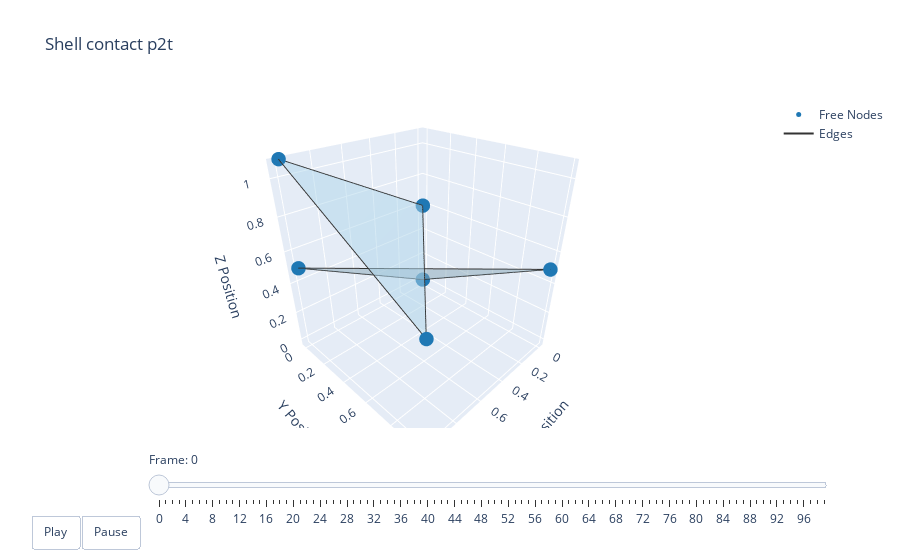

Notebook code cell kept with this figure:
### Code cell
t = np.arange(robot.sim_params.total_time, step=robot.sim_params.dt)
options = dismech.AnimationOptions(title='Shell contact p2t')

fig = dismech.get_interactive_animation_plotly(robot, t, qs, options)
fig.show()

### Figure 1 — Plotly figure (JSON) as saved in the notebook; plotly's stock layout.template omitted (floating-point values rounded to 4 significant figures)
{"data": [{"marker": {"color": "#1f78b4", "size": 5}, "mode": "markers", "name": "Free Nodes", "type": "scatter3d", "x": [0.0, 1.0, 0.0, -2.226e-18, 1.0, 1.0], "y": [0.0, 0.0, 1.0, -2.026e-18, -8.465e-18, 1.0], "z": [0.0, 0.5, 0.5, 0.595, 1.095, 0.595]}, {"marker": {"color": "#e31a1c", "size": 5}, "mode": "markers", "name": "Fixed Nodes", "type": "scatter3d", "x": [], "y": [], "z": []}, {"line": {"color": "#333333", "width": 2}, "mode": "lines", "name": "Edges", "type": "scatter3d", "x": [1, 0, null, 0, 0, null, 0, 1, null, 1, 1, null, 1, -2.226e-18, null, -2.226e-18, 1, null], "y": [0, 1, null, 1, 0, null, 0, 0, null, -8.465e-18, 1, null, 1, -2.026e-18, null, -2.026e-18, -8.465e-18, null], "z": [0.5, 0.5, null, 0.5, 0, null, 0, 0.5, null, 1.095, 0.595, null, 0.595, 0.595, null, 0.595, 1.095, null]}, {"color": "rgba(166, 206, 227, 0.7)", "i": [0, 3], "j": [1, 4], "k": [2, 5], "name": "Faces", "opacity": 0.7, "showscale": false, "type": "mesh3d", "x": [0.0, 1.0, 0.0, -2.226e-18, 1.0, 1.0], "y": [0.0, 0.0, 1.0, -2.026e-18, -8.465e-18, 1.0], "z": [0.0, 0.5, 0.5, 0.595, 1.095, 0.595]}], "layout": {"scene": {"camera": {"eye": {"x": 1.225, "y": 1.225, "z": 1.0}}, "xaxis": {"range": [-0.04274, 1.043], "title": {"text": "X Position"}}, "yaxis": {"range": [-0.04279, 1.021], "title": {"text": "Y Position"}}, "zaxis": {"range": [-0.04371, 1.095], "title": {"text": "Z Position"}}}, "sliders": [{"currentvalue": {"prefix": "Frame: "}, "steps": [{"args": [["0"], {"frame": {"duration": 50, "redraw": true}, "mode": "immediate"}], "label": "0", "method": "animate"}, {"args": [["1"], {"frame": {"duration": 50, "redraw": true}, "mode": "immediate"}], "label": "1", "method": "animate"}, {"args": [["2"], {"frame": {"duration": 50, "redraw": true}, "mode": "immediate"}], "label": "2", "method": "animate"}, {"args": [["3"], {"frame": {"duration": 50, "redraw": true}, "mode": "immediate"}], "label": "3", "method": "animate"}, {"args": [["4"], {"frame": {"duration": 50, "redraw": true}, "mode": "immediate"}], "label": "4", "method": "animate"}, {"args": [["5"], {"frame": {"duration": 50, "redraw": true}, "mode": "immediate"}], "label": "5", "method": "animate"}, {"args": [["6"], {"frame": {"duration": 50, "redraw": true}, "mode": "immediate"}], "label": "6", "method": "animate"}, {"args": [["7"], {"frame": {"duration": 50, "redraw": true}, "mode": "immediate"}], "label": "7", "method": "animate"}, {"args": [["8"], {"frame": {"duration": 50, "redraw": true}, "mode": "immediate"}], "label": "8", "method": "animate"}, {"args": [["9"], {"frame": {"duration": 50, "redraw": true}, "mode": "immediate"}], "label": "9", "method": "animate"}, {"args": [["10"], {"frame": {"duration": 50, "redraw": true}, "mode": "immediate"}], "label": "10", "method": "animate"}, {"args": [["11"], {"frame": {"duration": 50, "redraw": true}, "mode": "immediate"}], "label": "11", "method": "animate"}, {"args": [["12"], {"frame": {"duration": 50, "redraw": true}, "mode": "immediate"}], "label": "12", "method": "animate"}, {"args": [["13"], {"frame": {"duration": 50, "redraw": true}, "mode": "immediate"}], "label": "13", "method": "animate"}, {"args": [["14"], {"frame": {"duration": 50, "redraw": true}, "mode": "immediate"}], "label": "14", "method": "animate"}, {"args": [["15"], {"frame": {"duration": 50, "redraw": true}, "mode": "immediate"}], "label": "15", "method": "animate"}, {"args": [["16"], {"frame": {"duration": 50, "redraw": true}, "mode": "immediate"}], "label": "16", "method": "animate"}, {"args": [["17"], {"frame": {"duration": 50, "redraw": true}, "mode": "immediate"}], "label": "17", "method": "animate"}, {"args": [["18"], {"frame": {"duration": 50, "redraw": true}, "mode": "immediate"}], "label": "18", "method": "animate"}, {"args": [["19"], {"frame": {"duration": 50, "redraw": true}, "mode": "immediate"}], "label": "19", "method": "animate"}, {"args": [["20"], {"frame": {"duration": 50, "redraw": true}, "mode": "immediate"}], "label": "20", "method": "animate"}, {"args": [["21"], {"frame": {"duration": 50, "redraw": true}, "mode": "immediate"}], "label": "21", "method": "animate"}, {"args": [["22"], {"frame": {"duration": 50, "redraw": true}, "mode": "immediate"}], "label": "22", "method": "animate"}, {"args": [["23"], {"frame": {"duration": 50, "redraw": true}, "mode": "immediate"}], "label": "23", "method": "animate"}, {"args": [["24"], {"frame": {"duration": 50, "redraw": true}, "mode": "immediate"}], "label": "24", "method": "animate"}, {"args": [["25"], {"frame": {"duration": 50, "redraw": true}, "mode": "immediate"}], "label": "25", "method": "animate"}, {"args": [["26"], {"frame": {"duration": 50, "redraw": true}, "mode": "immediate"}], "label": "26", "method": "animate"}, {"args": [["27"], {"frame": {"duration": 50, "redraw": true}, "mode": "immediate"}], "label": "27", "method": "animate"}, {"args": [["28"], {"frame": {"duration": 50, "redraw": true}, "mode": "immediate"}], "label": "28", "method": "animate"}, {"args": [["29"], {"frame": {"duration": 50, "redraw": true}, "mode": "immediate"}], "label": "29", "method": "animate"}, {"args": [["30"], {"frame": {"duration": 50, "redraw": true}, "mode": "immediate"}], "label": "30", "method": "animate"}, {"args": [["31"], {"frame": {"duration": 50, "redraw": true}, "mode": "immediate"}], "label": "31", "method": "animate"}, {"args": [["32"], {"frame": {"duration": 50, "redraw": true}, "mode": "immediate"}], "label": "32", "method": "animate"}, {"args": [["33"], {"frame": {"duration": 50, "redraw": true}, "mode": "immediate"}], "label": "33", "method": "animate"}, {"args": [["34"], {"frame": {"duration": 50, "redraw": true}, "mode": "immediate"}], "label": "34", "method": "animate"}, {"args": [["35"], {"frame": {"duration": 50, "redraw": true}, "mode": "immediate"}], "label": "35", "method": "animate"}, {"args": [["36"], {"frame": {"duration": 50, "redraw": true}, "mode": "immediate"}], "label": "36", "method": "animate"}, {"args": [["37"], {"frame": {"duration": 50, "redraw": true}, "mode": "immediate"}], "label": "37", "method": "animate"}, {"args": [["38"], {"frame": {"duration": 50, "redraw": true}, "mode": "immediate"}], "label": "38", "method": "animate"}, {"args": [["39"], {"frame": {"duration": 50, "redraw": true}, "mode": "immediate"}], "label": "39", "method": "animate"}, {"args": [["40"], {"frame": {"duration": 50, "redraw": true}, "mode": "immediate"}], "label": "40", "method": "animate"}, {"args": [["41"], {"frame": {"duration": 50, "redraw": true}, "mode": "immediate"}], "label": "41", "method": "animate"}, {"args": [["42"], {"frame": {"duration": 50, "redraw": true}, "mode": "immediate"}], "label": "42", "method": "animate"}, {"args": [["43"], {"frame": {"duration": 50, "redraw": true}, "mode": "immediate"}], "label": "43", "method": "animate"}, {"args": [["44"], {"frame": {"duration": 50, "redraw": true}, "mode": "immediate"}], "label": "44", "method": "animate"}, {"args": [["45"], {"frame": {"duration": 50, "redraw": true}, "mode": "immediate"}], "label": "45", "method": "animate"}, {"args": [["46"], {"frame": {"duration": 50, "redraw": true}, "mode": "immediate"}], "label": "46", "method": "animate"}, {"args": [["47"], {"frame": {"duration": 50, "redraw": true}, "mode": "immediate"}], "label": "47", "method": "animate"}, {"args": [["48"], {"frame": {"duration": 50, "redraw": true}, "mode": "immediate"}], "label": "48", "method": "animate"}, {"args": [["49"], {"frame": {"duration": 50, "redraw": true}, "mode": "immediate"}], "label": "49", "method": "animate"}, {"args": [["50"], {"frame": {"duration": 50, "redraw": true}, "mode": "immediate"}], "label": "50", "method": "animate"}, {"args": [["51"], {"frame": {"duration": 50, "redraw": true}, "mode": "immediate"}], "label": "51", "method": "animate"}, {"args": [["52"], {"frame": {"duration": 50, "redraw": true}, "mode": "immediate"}], "label": "52", "method": "animate"}, {"args": [["53"], {"frame": {"duration": 50, "redraw": true}, "mode": "immediate"}], "label": "53", "method": "animate"}, {"args": [["54"], {"frame": {"duration": 50, "redraw": true}, "mode": "immediate"}], "label": "54", "method": "animate"}, {"args": [["55"], {"frame": {"duration": 50, "redraw": true}, "mode": "immediate"}], "label": "55", "method": "animate"}, {"args": [["56"], {"frame": {"duration": 50, "redraw": true}, "mode": "immediate"}], "label": "56", "method": "animate"}, {"args": [["57"], {"frame": {"duration": 50, "redraw": true}, "mode": "immediate"}], "label": "57", "method": "animate"}, {"args": [["58"], {"frame": {"duration": 50, "redraw": true}, "mode": "immediate"}], "label": "58", "method": "animate"}, {"args": [["59"], {"frame": {"duration": 50, "redraw": true}, "mode": "immediate"}], "label": "59", "method": "animate"}, {"args": [["60"], {"frame": {"duration": 50, "redraw": true}, "mode": "immediate"}], "label": "60", "method": "animate"}, {"args": [["61"], {"frame": {"duration": 50, "redraw": true}, "mode": "immediate"}], "label": "61", "method": "animate"}, {"args": [["62"], {"frame": {"duration": 50, "redraw": true}, "mode": "immediate"}], "label": "62", "method": "animate"}, {"args": [["63"], {"frame": {"duration": 50, "redraw": true}, "mode": "immediate"}], "label": "63", "method": "animate"}, {"args": [["64"], {"frame": {"duration": 50, "redraw": true}, "mode": "immediate"}], "label": "64", "method": "animate"}, {"args": [["65"], {"frame": {"duration": 50, "redraw": true}, "mode": "immediate"}], "label": "65", "method": "animate"}, {"args": [["66"], {"frame": {"duration": 50, "redraw": true}, "mode": "immediate"}], "label": "66", "method": "animate"}, {"args": [["67"], {"frame": {"duration": 50, "redraw": true}, "mode": "immediate"}], "label": "67", "method": "animate"}, {"args": [["68"], {"frame": {"duration": 50, "redraw": true}, "mode": "immediate"}], "label": "68", "method": "animate"}, {"args": [["69"], {"frame": {"duration": 50, "redraw": true}, "mode": "immediate"}], "label": "69", "method": "animate"}, {"args": [["70"], {"frame": {"duration": 50, "redraw": true}, "mode": "immediate"}], "label": "70", "method": "animate"}, {"args": [["71"], {"frame": {"duration": 50, "redraw": true}, "mode": "immediate"}], "label": "71", "method": "animate"}, {"args": [["72"], {"frame": {"duration": 50, "redraw": true}, "mode": "immediate"}], "label": "72", "method": "animate"}, {"args": [["73"], {"frame": {"duration": 50, "redraw": true}, "mode": "immediate"}], "label": "73", "method": "animate"}, {"args": [["74"], {"frame": {"duration": 50, "redraw": true}, "mode": "immediate"}], "label": "74", "method": "animate"}, {"args": [["75"], {"frame": {"duration": 50, "redraw": true}, "mode": "immediate"}], "label": "75", "method": "animate"}, {"args": [["76"], {"frame": {"duration": 50, "redraw": true}, "mode": "immediate"}], "label": "76", "method": "animate"}, {"args": [["77"], {"frame": {"duration": 50, "redraw": true}, "mode": "immediate"}], "label": "77", "method": "animate"}, {"args": [["78"], {"frame": {"duration": 50, "redraw": true}, "mode": "immediate"}], "label": "78", "method": "animate"}, {"args": [["79"], {"frame": {"duration": 50, "redraw": true}, "mode": "immediate"}], "label": "79", "method": "animate"}, {"args": [["80"], {"frame": {"duration": 50, "redraw": true}, "mode": "immediate"}], "label": "80", "method": "animate"}, {"args": [["81"], {"frame": {"duration": 50, "redraw": true}, "mode": "immediate"}], "label": "81", "method": "animate"}, {"args": [["82"], {"frame": {"duration": 50, "redraw": true}, "mode": "immediate"}], "label": "82", "method": "animate"}, {"args": [["83"], {"frame": {"duration": 50, "redraw": true}, "mode": "immediate"}], "label": "83", "method": "animate"}, {"args": [["84"], {"frame": {"duration": 50, "redraw": true}, "mode": "immediate"}], "label": "84", "method": "animate"}, {"args": [["85"], {"frame": {"duration": 50, "redraw": true}, "mode": "immediate"}], "label": "85", "method": "animate"}, {"args": [["86"], {"frame": {"duration": 50, "redraw": true}, "mode": "immediate"}], "label": "86", "method": "animate"}, {"args": [["87"], {"frame": {"duration": 50, "redraw": true}, "mode": "immediate"}], "label": "87", "method": "animate"}, {"args": [["88"], {"frame": {"duration": 50, "redraw": true}, "mode": "immediate"}], "label": "88", "method": "animate"}, {"args": [["89"], {"frame": {"duration": 50, "redraw": true}, "mode": "immediate"}], "label": "89", "method": "animate"}, {"args": [["90"], {"frame": {"duration": 50, "redraw": true}, "mode": "immediate"}], "label": "90", "method": "animate"}, {"args": [["91"], {"frame": {"duration": 50, "redraw": true}, "mode": "immediate"}], "label": "91", "method": "animate"}, {"args": [["92"], {"frame": {"duration": 50, "redraw": true}, "mode": "immediate"}], "label": "92", "method": "animate"}, {"args": [["93"], {"frame": {"duration": 50, "redraw": true}, "mode": "immediate"}], "label": "93", "method": "animate"}, {"args": [["94"], {"frame": {"duration": 50, "redraw": true}, "mode": "immediate"}], "label": "94", "method": "animate"}, {"args": [["95"], {"frame": {"duration": 50, "redraw": true}, "mode": "immediate"}], "label": "95", "method": "animate"}, {"args": [["96"], {"frame": {"duration": 50, "redraw": true}, "mode": "immediate"}], "label": "96", "method": "animate"}, {"args": [["97"], {"frame": {"duration": 50, "redraw": true}, "mode": "immediate"}], "label": "97", "method": "animate"}, {"args": [["98"], {"frame": {"duration": 50, "redraw": true}, "mode": "immediate"}], "label": "98", "method": "animate"}, {"args": [["99"], {"frame": {"duration": 50, "redraw": true}, "mode": "immediate"}], "label": "99", "method": "animate"}], "transition": {"duration": 0}, "x": 0.1, "y": 0}], "title": {"text": "Shell contact p2t"}, "updatemenus": [{"buttons": [{"args": [null, {"frame": {"duration": 50, "redraw": true}, "fromcurrent": true}], "label": "Play", "method": "animate"}, {"args": [[null], {"frame": {"duration": 0, "redraw": true}, "mode": "immediate"}], "label": "Pause", "method": "animate"}], "direction": "left", "pad": {"r": 10, "t": 87}, "showactive": false, "type": "buttons", "x": 0.1, "xanchor": "right", "y": 0, "yanchor": "top"}]}}
